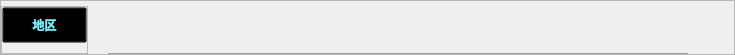
<?xml version="1.0" encoding="UTF-8"?>
<ui version="4.0">
 <class>TagsMenuItem</class>
 <widget class="QWidget" name="TagsMenuItem">
  <property name="geometry">
   <rect>
    <x>0</x>
    <y>0</y>
    <width>735</width>
    <height>55</height>
   </rect>
  </property>
  <property name="minimumSize">
   <size>
    <width>735</width>
    <height>55</height>
   </size>
  </property>
  <property name="maximumSize">
   <size>
    <width>735</width>
    <height>16777215</height>
   </size>
  </property>
  <property name="windowTitle">
   <string>Form</string>
  </property>
  <property name="styleSheet">
   <string notr="true"/>
  </property>
  <layout class="QVBoxLayout" name="verticalLayout_4">
   <property name="spacing">
    <number>0</number>
   </property>
   <property name="leftMargin">
    <number>0</number>
   </property>
   <property name="topMargin">
    <number>0</number>
   </property>
   <property name="rightMargin">
    <number>0</number>
   </property>
   <property name="bottomMargin">
    <number>0</number>
   </property>
   <item>
    <widget class="QFrame" name="frame_3">
     <property name="minimumSize">
      <size>
       <width>735</width>
       <height>50</height>
      </size>
     </property>
     <property name="styleSheet">
      <string notr="true">#frame_3
{

}</string>
     </property>
     <property name="frameShape">
      <enum>QFrame::StyledPanel</enum>
     </property>
     <property name="frameShadow">
      <enum>QFrame::Raised</enum>
     </property>
     <layout class="QVBoxLayout" name="verticalLayout_3">
      <property name="spacing">
       <number>0</number>
      </property>
      <property name="leftMargin">
       <number>0</number>
      </property>
      <property name="topMargin">
       <number>5</number>
      </property>
      <property name="rightMargin">
       <number>0</number>
      </property>
      <property name="bottomMargin">
       <number>0</number>
      </property>
      <item>
       <layout class="QHBoxLayout" name="horizontalLayout_2">
        <property name="spacing">
         <number>10</number>
        </property>
        <item>
         <widget class="QFrame" name="frame">
          <property name="styleSheet">
           <string notr="true"/>
          </property>
          <property name="frameShape">
           <enum>QFrame::StyledPanel</enum>
          </property>
          <property name="frameShadow">
           <enum>QFrame::Raised</enum>
          </property>
          <layout class="QVBoxLayout" name="verticalLayout_2">
           <property name="spacing">
            <number>0</number>
           </property>
           <property name="leftMargin">
            <number>0</number>
           </property>
           <property name="topMargin">
            <number>0</number>
           </property>
           <property name="rightMargin">
            <number>0</number>
           </property>
           <property name="bottomMargin">
            <number>0</number>
           </property>
           <item>
            <layout class="QVBoxLayout" name="verticalLayout">
             <item>
              <widget class="QPushButton" name="pushButton">
               <property name="minimumSize">
                <size>
                 <width>85</width>
                 <height>36</height>
                </size>
               </property>
               <property name="styleSheet">
                <string notr="true">QPushButton
{
background-color: transparent;
color: #78edfd;
font: 75 13pt &quot;Microsoft YaHei UI&quot;;
font-weight: 700;
text-align: center;
}</string>
               </property>
               <property name="text">
                <string>地区</string>
               </property>
              </widget>
             </item>
             <item>
              <spacer name="verticalSpacer">
               <property name="orientation">
                <enum>Qt::Vertical</enum>
               </property>
               <property name="sizeHint" stdset="0">
                <size>
                 <width>20</width>
                 <height>40</height>
                </size>
               </property>
              </spacer>
             </item>
            </layout>
           </item>
          </layout>
         </widget>
        </item>
        <item>
         <widget class="QFrame" name="frame_2">
          <property name="minimumSize">
           <size>
            <width>0</width>
            <height>0</height>
           </size>
          </property>
          <property name="styleSheet">
           <string notr="true">#frame_2
{
border: 0px solid #b2b3b5;
/*border-bottom-width: 1px;*/
}</string>
          </property>
          <property name="frameShape">
           <enum>QFrame::StyledPanel</enum>
          </property>
          <property name="frameShadow">
           <enum>QFrame::Raised</enum>
          </property>
          <layout class="QVBoxLayout" name="verticalLayout_6">
           <property name="spacing">
            <number>0</number>
           </property>
           <property name="leftMargin">
            <number>0</number>
           </property>
           <property name="topMargin">
            <number>0</number>
           </property>
           <property name="rightMargin">
            <number>0</number>
           </property>
           <property name="bottomMargin">
            <number>0</number>
           </property>
           <item>
            <layout class="QVBoxLayout" name="verticalLayout_5">
             <item>
              <widget class="QListWidget" name="listWidget_tags">
               <property name="minimumSize">
                <size>
                 <width>0</width>
                 <height>55</height>
                </size>
               </property>
               <property name="styleSheet">
                <string notr="true">QListWidget#listWidget_tags
{
color: #ffffff;
font: 75 10pt &quot;Microsoft YaHei UI&quot;;
border:none;
background-color: transparent;
}

QListWidget#listWidget_tags::item
{
width:90px;
height: 48px;
margin: 5px 10px 5px 10px;
}

QListWidget#listWidget_tags::item:selected
{
background-color: qlineargradient(spread:pad,x1:0,y1:0,x2:1,y2:0,stop:0 #c11432, stop:1  #730f33);
border-radius: 16px;
color: #00aaff;
}

QListWidget#listWidget_tags::item:!selected
{
background-color: transparent;
}

/**hover的样式必须放在selected之后才生效**/
QListWidget#listWidget_tags::item:hover
{
color:#00aaff;
border-radius: 16px;
background-color: qlineargradient(spread:pad,x1:0,y1:0,x2:1,y2:0,stop:0 #5104e4, stop:1  #8e2ce1);
}

</string>
               </property>
              </widget>
             </item>
             <item>
              <layout class="QHBoxLayout" name="horizontalLayout">
               <property name="spacing">
                <number>0</number>
               </property>
               <item>
                <spacer name="horizontalSpacer">
                 <property name="orientation">
                  <enum>Qt::Horizontal</enum>
                 </property>
                 <property name="sizeType">
                  <enum>QSizePolicy::Fixed</enum>
                 </property>
                 <property name="sizeHint" stdset="0">
                  <size>
                   <width>10</width>
                   <height>1</height>
                  </size>
                 </property>
                </spacer>
               </item>
               <item>
                <widget class="Line" name="line_style">
                 <property name="minimumSize">
                  <size>
                   <width>580</width>
                   <height>1</height>
                  </size>
                 </property>
                 <property name="maximumSize">
                  <size>
                   <width>580</width>
                   <height>1</height>
                  </size>
                 </property>
                 <property name="styleSheet">
                  <string notr="true">#line_style
{
background-color: #858b93;
}</string>
                 </property>
                 <property name="orientation">
                  <enum>Qt::Horizontal</enum>
                 </property>
                </widget>
               </item>
               <item>
                <spacer name="horizontalSpacer_2">
                 <property name="orientation">
                  <enum>Qt::Horizontal</enum>
                 </property>
                 <property name="sizeType">
                  <enum>QSizePolicy::Expanding</enum>
                 </property>
                 <property name="sizeHint" stdset="0">
                  <size>
                   <width>10</width>
                   <height>1</height>
                  </size>
                 </property>
                </spacer>
               </item>
              </layout>
             </item>
            </layout>
           </item>
          </layout>
         </widget>
        </item>
       </layout>
      </item>
     </layout>
    </widget>
   </item>
  </layout>
 </widget>
 <resources/>
 <connections/>
</ui>
